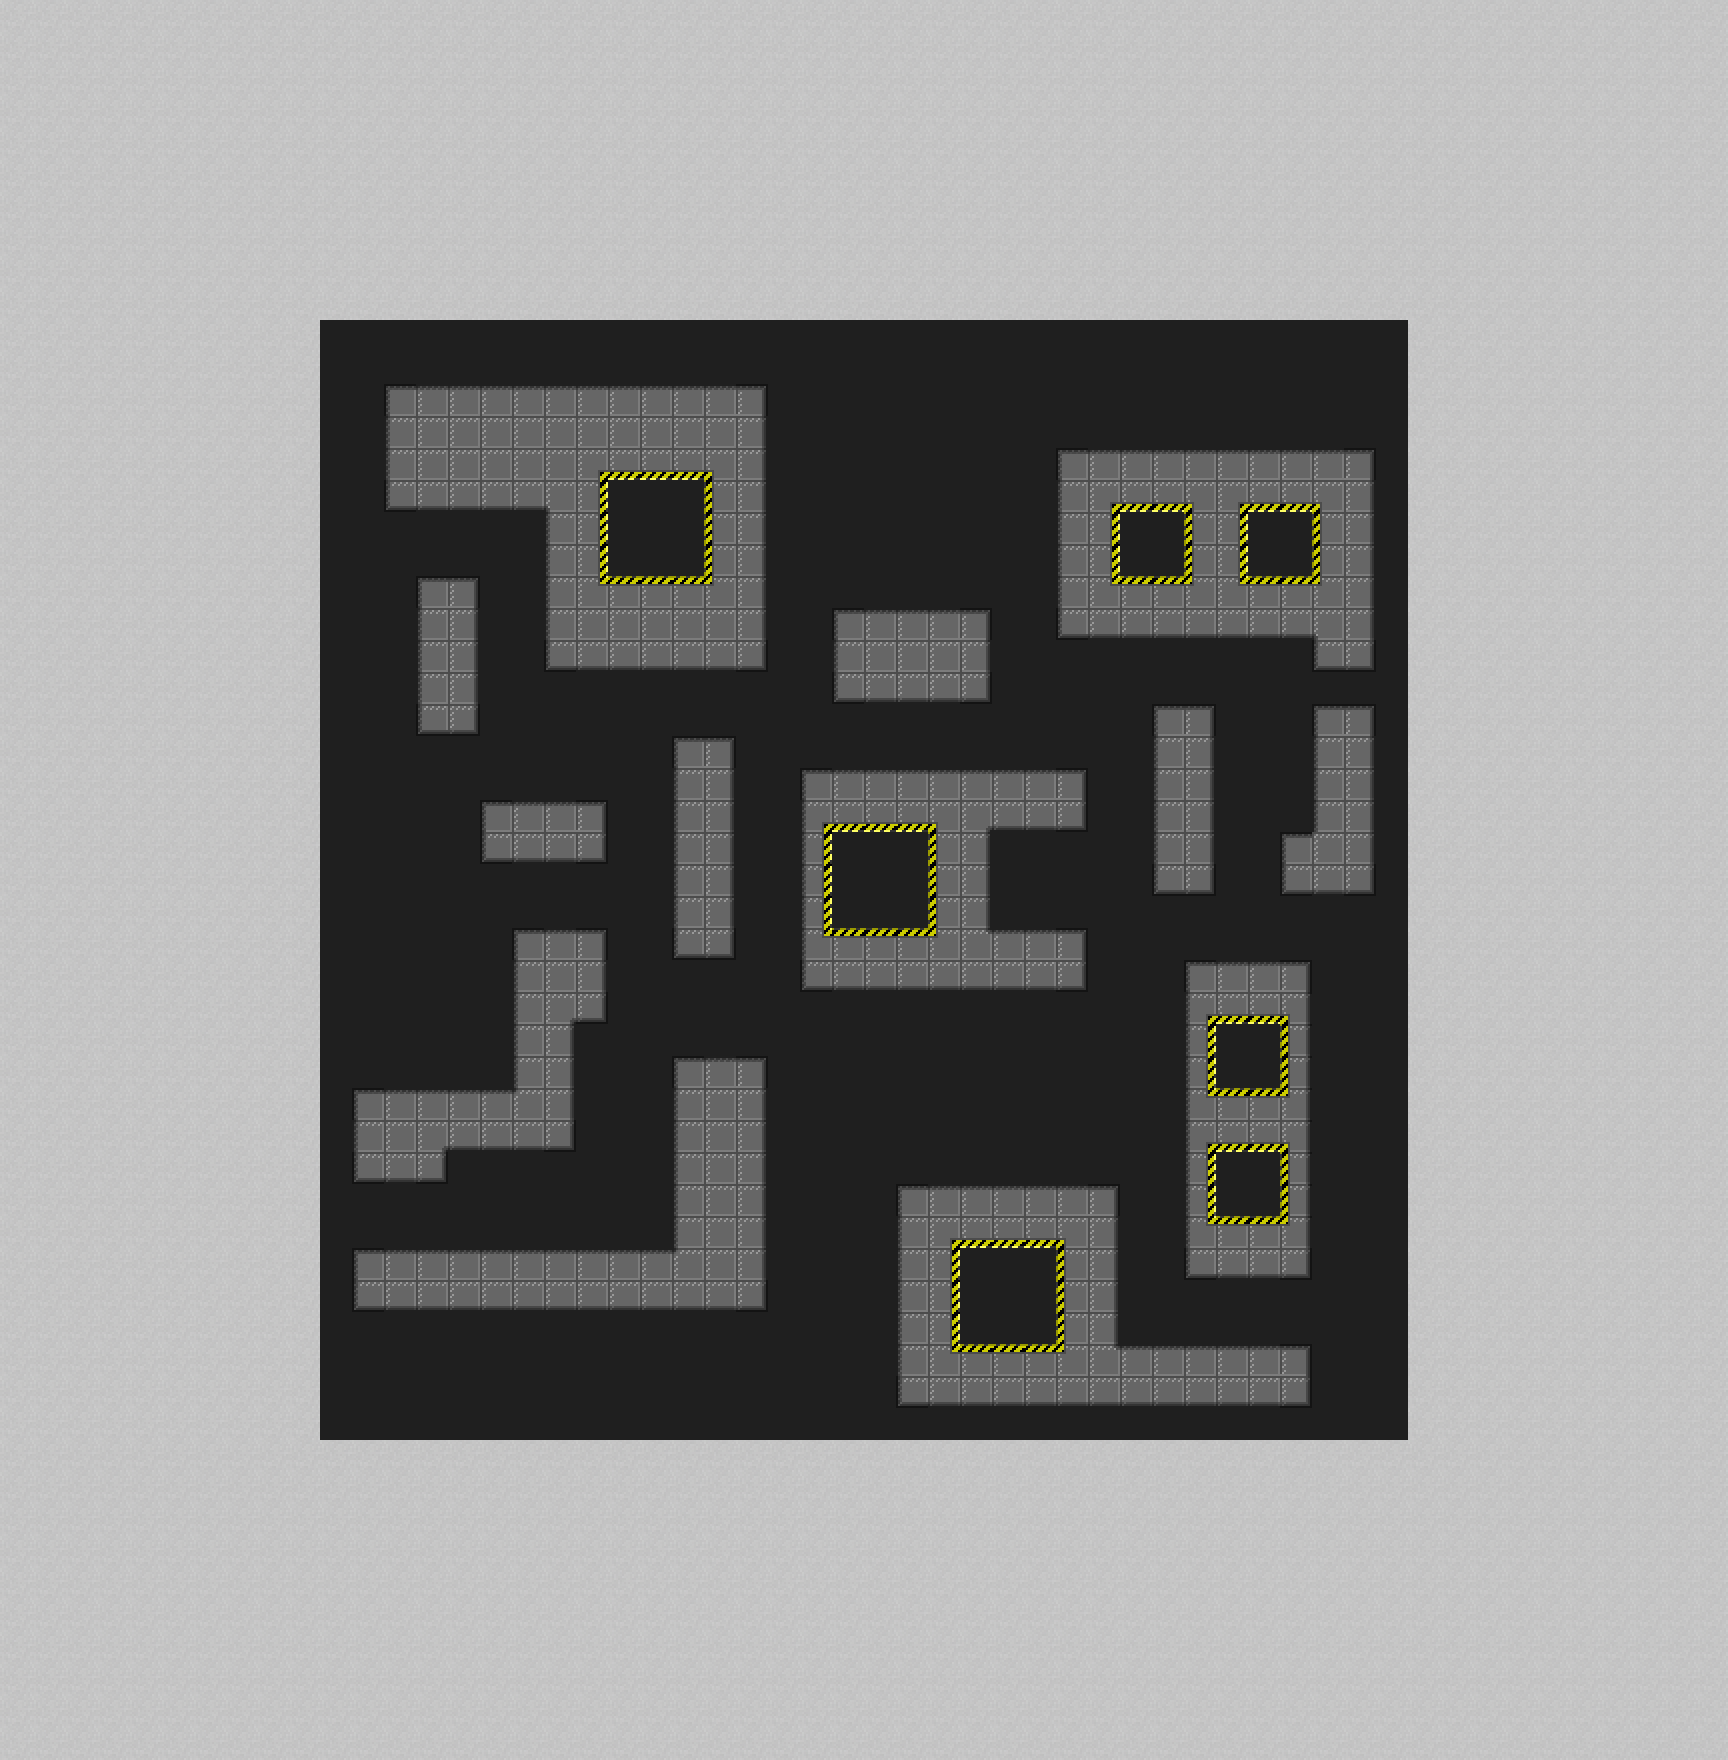

This game map was drawn from its Tiled (.tmx) file and the tilesets committed beside it. A one-line description and the trimmed map source follow:
An orthogonal 54x55 tile map with 32x32 px tiles, 2 tile layers (Foreground, Collision).

<map version="1.0" orientation="orthogonal" width="54" height="55" tilewidth="32" tileheight="32">
 <tileset firstgid="1" name="tileset" tilewidth="32" tileheight="32">
  <image source="tileset.png" width="512" height="512" />
 </tileset>
 <layer name="Foreground" width="54" height="55">
  <data>[2970 cells, 2970 non-empty, 58 distinct tile ids]</data>
 </layer>
 <layer name="Collision" width="54" height="55">
  <data>[2970 cells, 786 non-empty, 1 distinct tile ids]</data>
 </layer>
</map>
